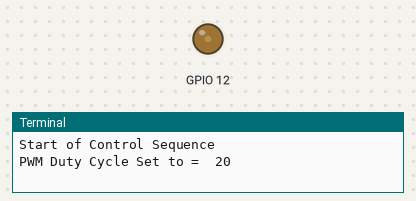
The program below on a simulated Raspberry Pi (BCM pin numbers). Parts: output pins drawn as LEDs (lit = HIGH), the last lines printed to the terminal.

Above: at 0.05 s.
At 6.0 s:
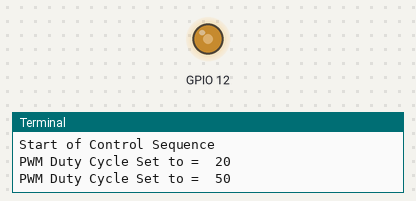
At 14.0 s:
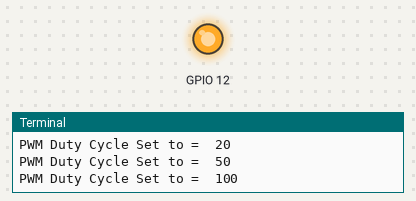
Timing chart, 0 to 18.2 s (numbered marks = the images above):
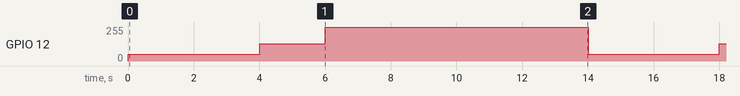

Measured:
- by itself, GPIO 12: repeats every 14.0 s: 128/255 2.0 s, 255/255 8.0 s, 51/255 4.0 s

The program:

fan_speed_control_sequence.py
```python
# Control a TerraBloom's EC fan using Hardware percise PWM

# Import the pigpio library
import pigpio
import time

# PWM GPIO Pin Number (connect TerraBloom's BLUE wire to this GPIO#12)
PWM_PIN_OUT = 12

# Set PWM frequency in Hz (10 kHz is good to start)
PWM_FREQ = 10000

# Function to change the PWM Duty Cycle
def setPWMDutyCycle(pi_instance, PWM_FREQ_VALUE, GPIO_NUM, DutyCycle):
    correctedDutyCycle = DutyCycle*10000 # pigpio lib requires Duty Cycle to be in Mega
    pi_instance.hardware_PWM(PWM_PIN_OUT, PWM_FREQ_VALUE, correctedDutyCycle)
    print('PWM Duty Cycle Set to = ', DutyCycle)

# Main Start
if __name__ == "__main__":
    # You need only one instance of pigpio
    pi = pigpio.pi()

    print('Start of Control Sequence')
    # Let us change speed sequentially
    while True:
        try:
            # Spin fan at 20% duty cycle for 4 seconds
            setPWMDutyCycle(pi, PWM_FREQ, PWM_PIN_OUT, 20)
            time.sleep(4)
            # Spin fan at 50% duty cycle for 2 seconds
            setPWMDutyCycle(pi, PWM_FREQ, PWM_PIN_OUT, 50)
            time.sleep(2)
            # Sping fan at 100% duty cycle for 2 seconds
            setPWMDutyCycle(pi, PWM_FREQ, PWM_PIN_OUT, 100)
            time.sleep(8)
        except(KeyboardInterrupt):
            # When a Ctrl-C is detected on the keyboard, the program will turn off the motor and exit
            print('Turning OFF motor')
            setPWMDutyCycle(pi, PWM_FREQ, PWM_PIN_OUT, 0)
            exit()

    
```
